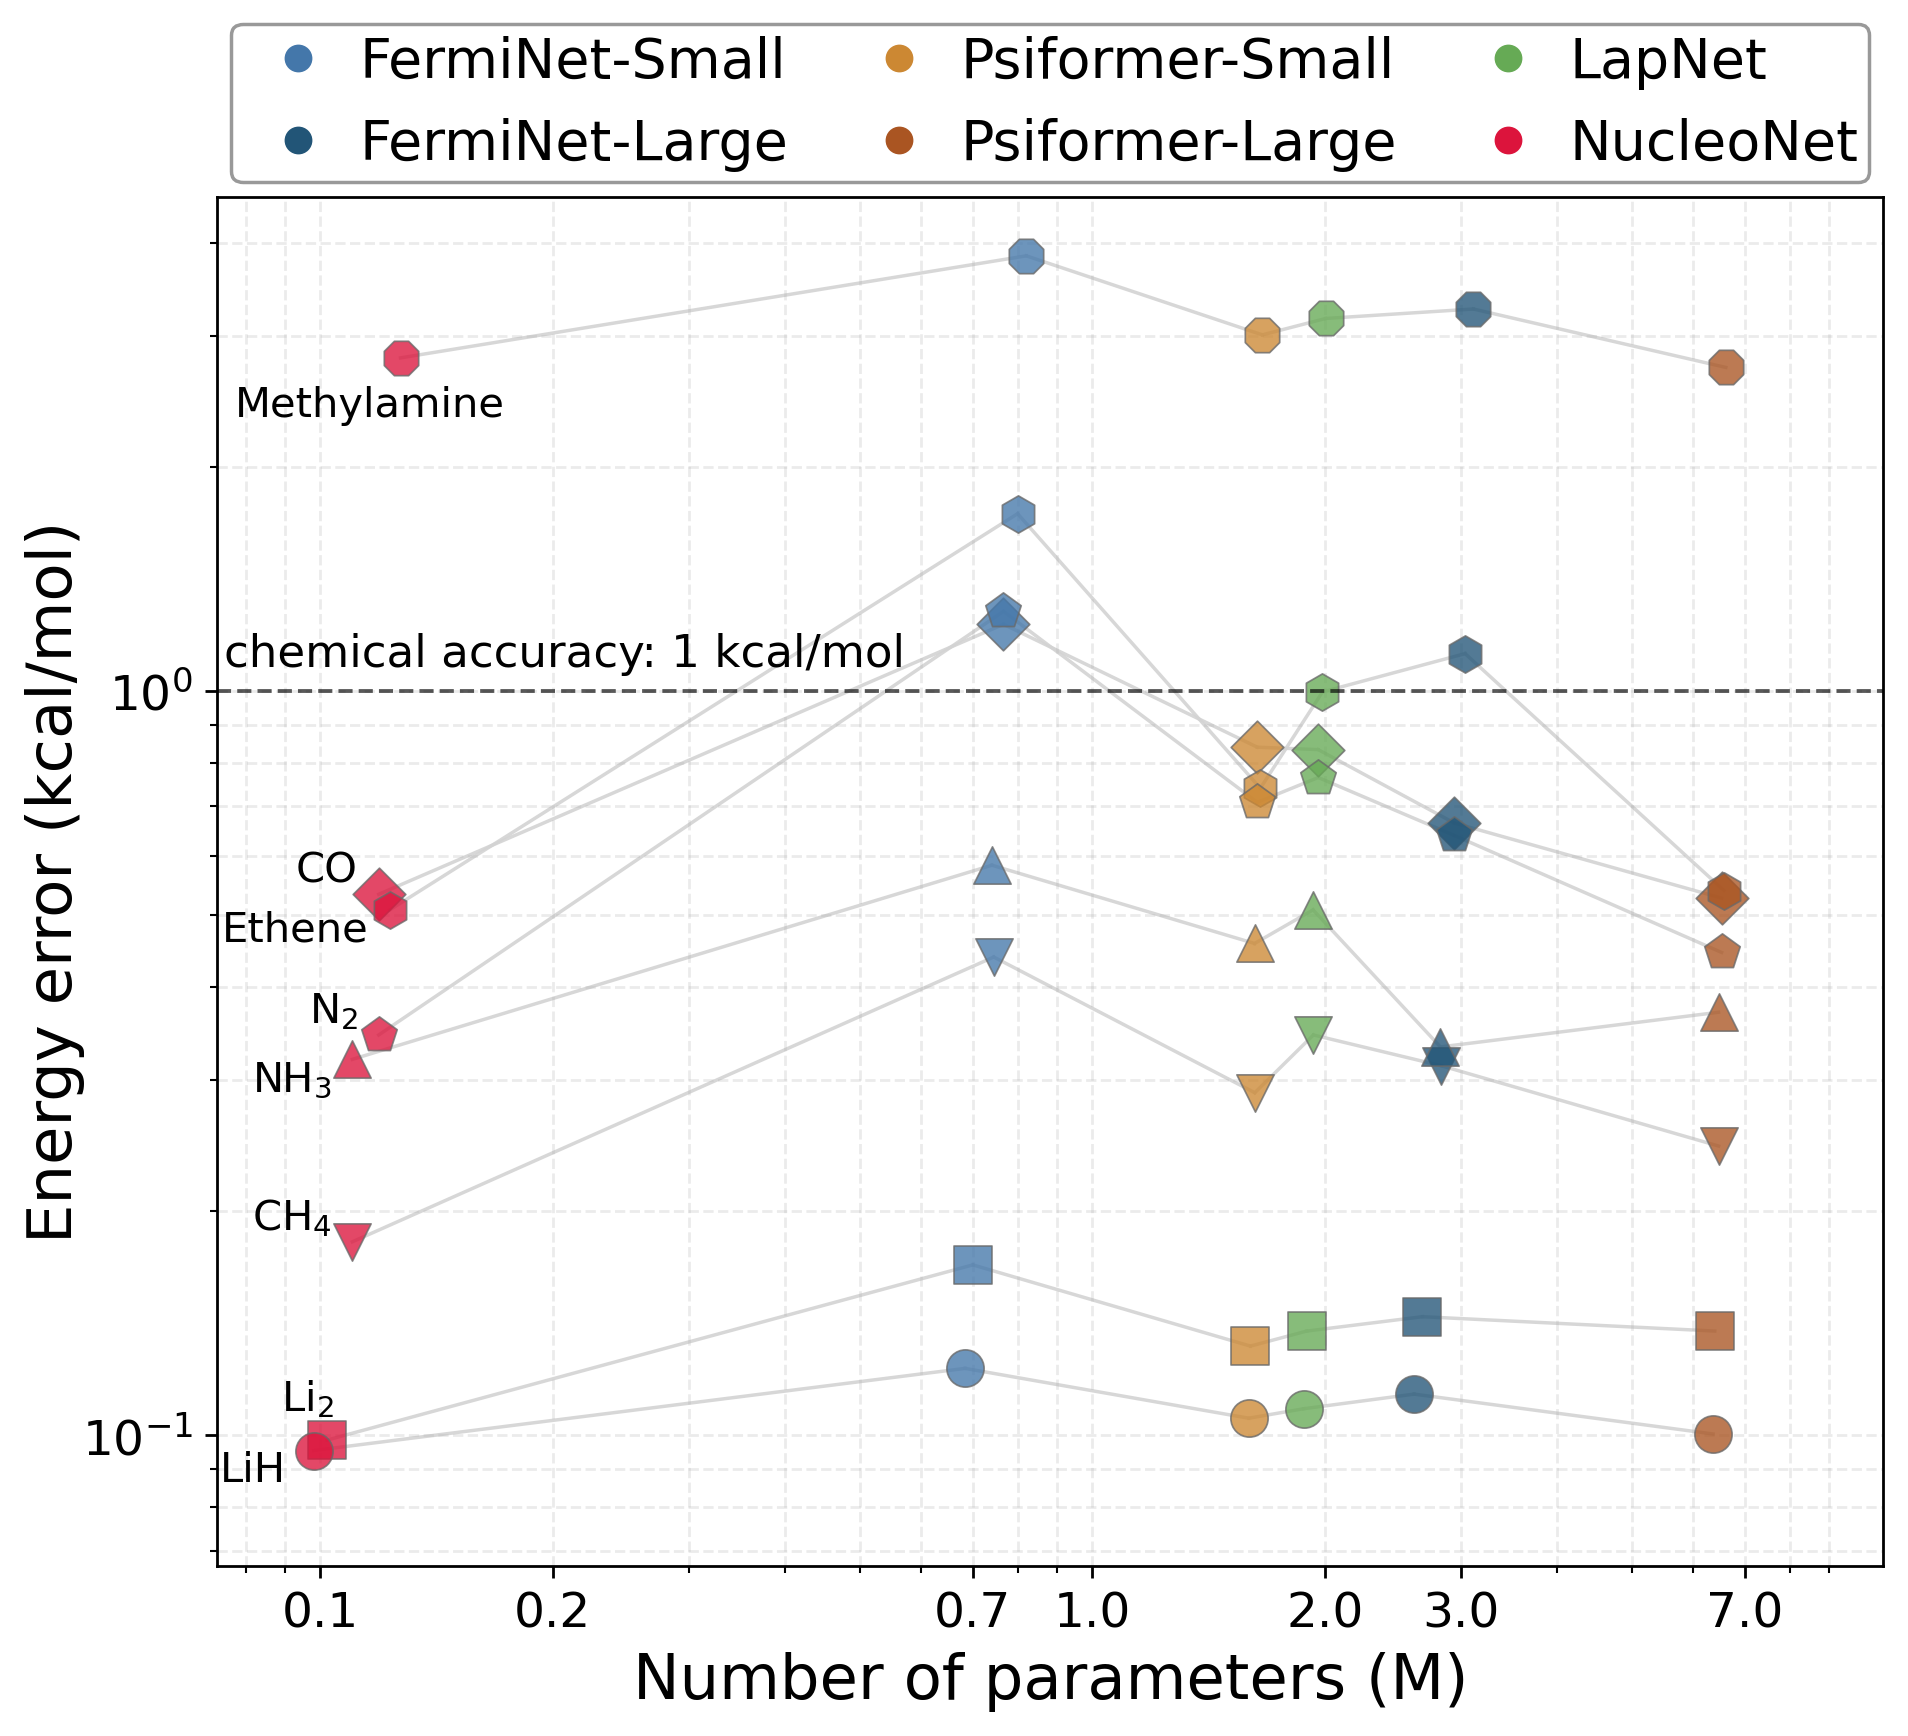

Reproduce this figure in Python.
import numpy as np
import pandas as pd
import matplotlib.pyplot as plt
from matplotlib.ticker import FormatStrFormatter
import matplotlib.gridspec as gridspec
from matplotlib.lines import Line2D

HARTREE_TO_KCAL_MOL = 627.509474

selected_systems = [
"LiH",
r"Li$_2$",
r"NH$_3$",
r"CH$_4$",
"CO",
r"N$_2$",
"Ethene",
"Methylamine",
]

system_marker_dict = {
"LiH": "o",
r"Li$_2$": "s",
r"NH$_3$": "^",
r"CH$_4$": "v",
"CO": "D",
r"N$_2$": "p",
"Ethene": "h",
"Methylamine": "8",
}

model_color_dict = {
"FermiNet-Small": "#4477aa",
"FermiNet-Large": "#225577",
"Psiformer-Small": "#cc8833",
"Psiformer-Large": "#aa5522",
"LapNet": "#66aa55",
"NucleoNet": "crimson",
}

# =============================
# 1. baseline: CCSD(T) CBS
# =============================
baseline_energy = {
"LiH": -8.070696,
r"Li$_2$": -14.99507,
r"NH$_3$": -56.5644,
r"CH$_4$": -40.5150,
"CO": -113.3255,
r"N$_2$": -109.5425,
"Ethene": -78.5888,
"Methylamine": -95.8653,
}

# =============================
# 2.FermiNet  / Psiformer Small & Large, Lapnet
# =============================
records = [
# LiH
    ("LiH", "FermiNet-Small", -8.07050, 683744),
    ("LiH", "Psiformer-Small", -8.070528, 1593858),
    ("LiH", "LapNet", -8.070523, 1878018),
    ("LiH", "FermiNet-Large", -8.070515, 2610400),
    ("LiH", "Psiformer-Large", -8.070536, 6366210),
# Li2
    (r"Li$_2$", "FermiNet-Small", -14.99480, 700384),
    (r"Li$_2$", "Psiformer-Small", -14.99486, 1602178),
    (r"Li$_2$", "LapNet", -14.99485, 1894658),
    (r"Li$_2$", "FermiNet-Large", -14.99484, 2676448),
    (r"Li$_2$", "Psiformer-Large", -14.99485, 6399234),
# NH3
    (r"NH$_3$", "FermiNet-Small", -56.56347, 741088),
    (r"NH$_3$", "Psiformer-Small", -56.56367, 1621506),
    (r"NH$_3$", "LapNet", -56.56359, 1931266),
    (r"NH$_3$", "FermiNet-Large", -56.56387, 2823392),
    (r"NH$_3$", "Psiformer-Large", -56.56381, 6470658),
# CH4
    (r"CH$_4$", "FermiNet-Small", -40.51430, 744800),
    (r"CH$_4$", "Psiformer-Small", -40.51454, 1622850),
    (r"CH$_4$", "LapNet", -40.51445, 1932930),
    (r"CH$_4$", "FermiNet-Large", -40.51450, 2830816),
    (r"CH$_4$", "Psiformer-Large", -40.51461, 6473346),
# CO
    ("CO", "FermiNet-Small", -113.32354, 766944),
    ("CO", "Psiformer-Small", -113.32416, 1635458),
    ("CO", "LapNet", -113.32417, 1961218),
    ("CO", "FermiNet-Large", -113.32444, 2940640),
    ("CO", "Psiformer-Large", -113.32466, 6531330),
# N2
    (r"N$_2$", "FermiNet-Small", -109.54046, 766944),
    (r"N$_2$", "Psiformer-Small", -109.54137, 1635458),
    (r"N$_2$", "LapNet", -109.54128, 1961218),
    (r"N$_2$", "FermiNet-Large", -109.54148, 2940640),
    (r"N$_2$", "Psiformer-Large", -109.54179, 6531330),
# Ethene / C2H4
    ("Ethene", "FermiNet-Small", -78.58604, 799968),
    ("Ethene", "Psiformer-Small", -78.58762, 1649922),
    ("Ethene", "LapNet", -78.58721, 1986050),
    ("Ethene", "FermiNet-Large", -78.58701, 3039456),
    ("Ethene", "Psiformer-Large", -78.58794, 6576642),
# Methylamine
    ("Methylamine", "FermiNet-Small", -95.85917, 821344),
    ("Methylamine", "Psiformer-Small", -95.86050, 1660098),
    ("Methylamine", "LapNet", -95.86025, 2005378),
    ("Methylamine", "FermiNet-Large", -95.86010, 3114976),
    ("Methylamine", "Psiformer-Large", -95.86096, 6613378),
]

# =============================
# 3. NucleoNet
# =============================
extra_records = [
    ("LiH", "NucleoNet", -8.070544, 97776),
    (r"Li$_2$", "NucleoNet", -14.994913, 102000),
    (r"NH$_3$", "NucleoNet", -56.56389, 110448),
    (r"CH$_4$", "NucleoNet", -40.51471, 110448),
    ("CO", "NucleoNet", -113.32465, 118896),
    (r"N$_2$", "NucleoNet", -109.54195, 118896),
    ("Ethene", "NucleoNet", -78.58799, 123120),
    ("Methylamine", "NucleoNet", -95.86083, 127344),
]
records.extend(extra_records)


df = pd.DataFrame(records, columns=["system", "model", "energy_Eh", "params"], )
df = df[df["system"].isin(selected_systems)].copy()
df["params_M"] = (df["params"] / 1e6).round(3)
df["baseline_Eh"] = df["system"].map(baseline_energy)
df["error_kcal_mol"] = (np.abs(df["energy_Eh"] - df["baseline_Eh"]) * HARTREE_TO_KCAL_MOL)


brief_systems = sorted(df[df["model"] == "NucleoNet"]["system"].unique())
plot_df = df[df["system"].isin(brief_systems)].copy()
fig = plt.figure(figsize=(8.6, 8), dpi=250)
gs = gridspec.GridSpec(2, 1, height_ratios=[0.5, 7], hspace=0.1)
ax_legend = fig.add_subplot(gs[0])  
ax = fig.add_subplot(gs[1])     
ax_legend.axis("off")


for sys_name, sub_sys_df in plot_df.groupby("system"):
    mk = system_marker_dict[sys_name]
    for _, row in sub_sys_df.iterrows():
        ax.scatter(
            row["params_M"],
            row["error_kcal_mol"],
            s=115,
            marker=mk,
            color=model_color_dict[row["model"]],
            edgecolors="dimgray",
            linewidths=0.5,
            alpha=0.78,
            zorder=2,
        )


for system in brief_systems:
    sub_sys = plot_df[plot_df["system"] == system].copy()
    sub_sys_sorted = sub_sys.sort_values("params_M").reset_index(drop=True)
    for idx in range(len(sub_sys_sorted)-1):
        p1 = sub_sys_sorted.iloc[idx]
        p2 = sub_sys_sorted.iloc[idx+1]
        ax.plot(
            [p1["params_M"], p2["params_M"]],
            [p1["error_kcal_mol"], p2["error_kcal_mol"]],
            color="lightgray",
            linewidth=1,
            alpha=0.9,
            zorder=1,
        )


annotate_offset = {
"LiH": (-8, 0),
r"Li$_2$": (2, 6),
r"NH$_3$": (-6, 0),
r"CH$_4$": (-6, 1),
"CO": (-6, 1),
r"N$_2$": (-6, 1),
"Ethene": (-6, 0),
"Methylamine": (30,-8)
}

brief_df = plot_df[plot_df["model"] == "NucleoNet"].copy()
for _, row in brief_df.iterrows():
    dx, dy = annotate_offset[row["system"]]
    ax.annotate(
        row["system"],
        xy=(row["params_M"], row["error_kcal_mol"]),
        xytext=(dx, dy),
        textcoords="offset points",
        fontsize=12,
        ha="right",
        va="bottom" if dy>0 else "top",
    )


ax.set_xscale("log")
ax.set_yscale("log")
custom_x_ticks = [0.1, 0.2, 0.7, 1, 2, 3, 7]
ax.set_xticks(custom_x_ticks,)
ax.xaxis.set_major_formatter(FormatStrFormatter("%.1f"))
ax.tick_params(axis='x', labelsize=14)
ax.tick_params(axis='y', labelsize=14)
ax.set_xlabel("Number of parameters (M)", fontsize=18)
ax.set_ylabel("Energy error (kcal/mol)", fontsize=18,labelpad=-1)

x_min = plot_df["params_M"].min() * 0.75
x_max = plot_df["params_M"].max() * 1.6
y_min = plot_df["error_kcal_mol"].min() * 0.70
y_max = plot_df["error_kcal_mol"].max() * 1.2
ax.set_xlim(x_min, x_max)
ax.set_ylim(y_min, y_max)


ax.axhline( 1.0, linestyle="--", linewidth=1.1, color="black", alpha=0.65, )
ax.text( x_min * 1.02, 1.05, "chemical accuracy: 1 kcal/mol", fontsize=13, va="bottom", ha="left", )
ax.grid(True, which="both", linestyle="--", alpha=0.25)


model_handles = []
for mname, c in model_color_dict.items():
    model_handles.append(Line2D([], [], marker="o", linestyle="", color=c, markersize=7, label=mname))

ax_legend.legend(handles=model_handles, loc="upper center", ncol=3,bbox_to_anchor=(0.5, 1.3), 
                        frameon=True, facecolor="white", edgecolor="gray", fontsize=16,borderpad=0.2,
                        columnspacing=1.0,  
                        handletextpad=0.1)


plt.savefig("./figure/params_vs_energy.png", dpi=250, bbox_inches='tight', facecolor="white")
